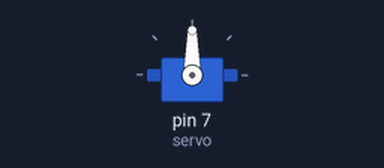
The sketch below on a simulated Arduino Uno, built with avr-gcc and run on an emulated ATmega328P. Parts: servo.

Above: at 2.05 s.
Timing chart, 0 to 5.0 s (numbered marks = the images above):
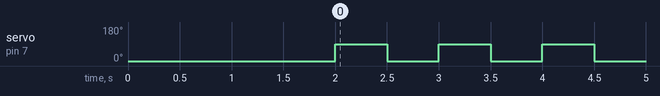

The sketch:

servo.ino
```cpp
#include <Servo.h>

Servo servo;
void setup() {
  // put your setup code here, to run once:
  servo.attach(7);
  servo.write(0);
  delay(2000);
}

void loop() {
  // put your main code here, to run repeatedly:
  servo.write(90);
  delay(500);
  servo.write(0);
  delay(500);

}
```

Measured:
- by itself, servo on pin 7 (servo): alternates 90° for 0.50 s and 0° for 0.50 s
